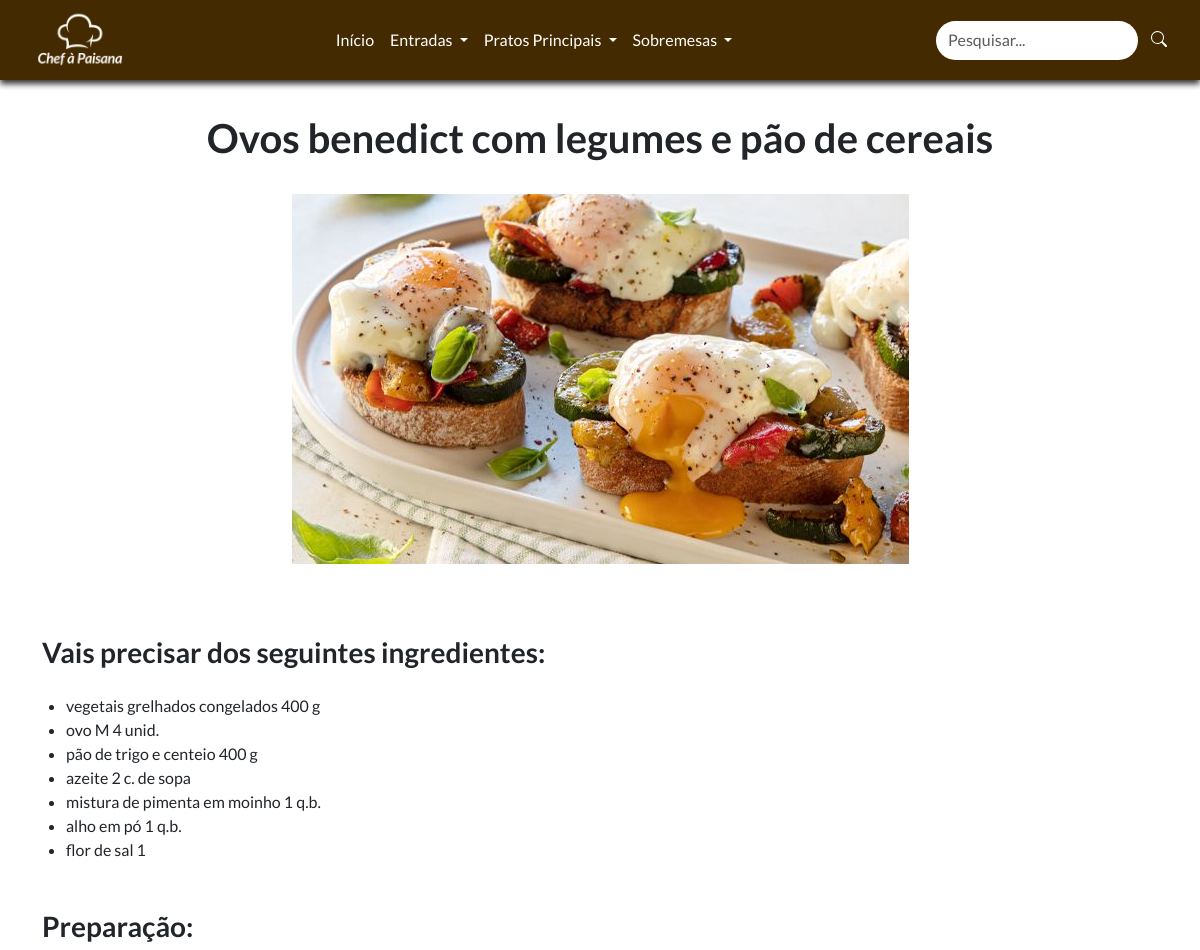
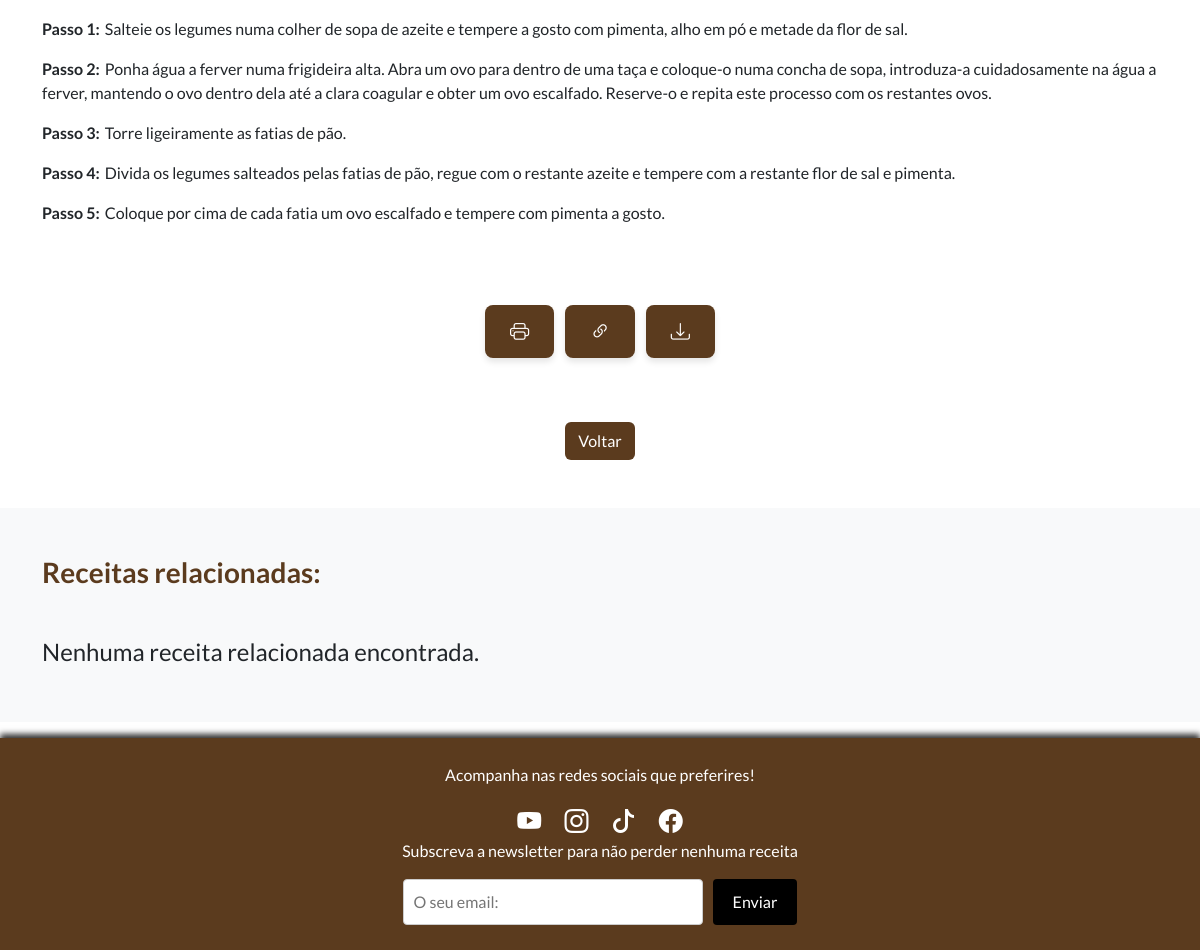
The page /receita.php?id=13 on the database as committed earlier (2 pictures, top to bottom).
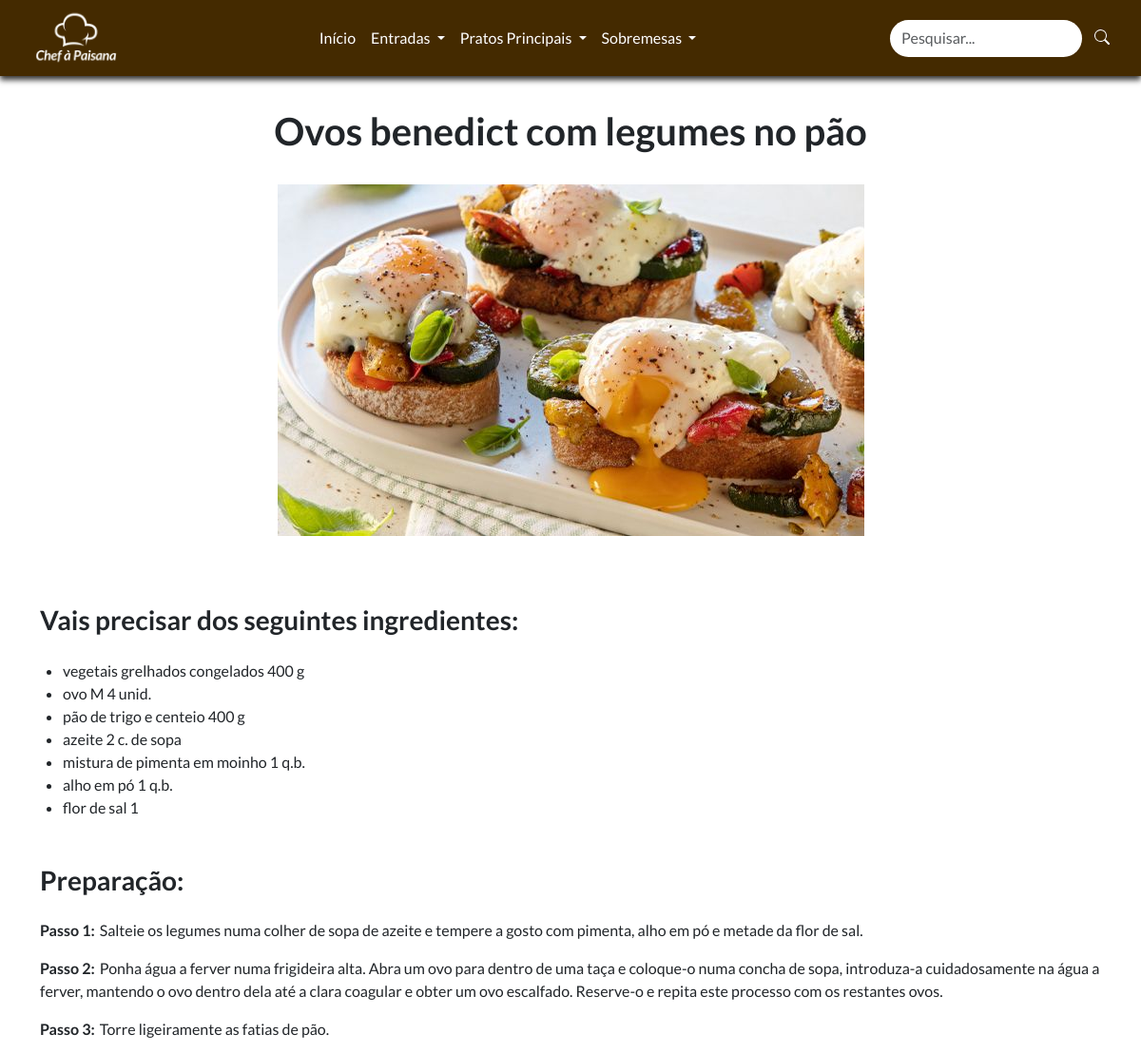
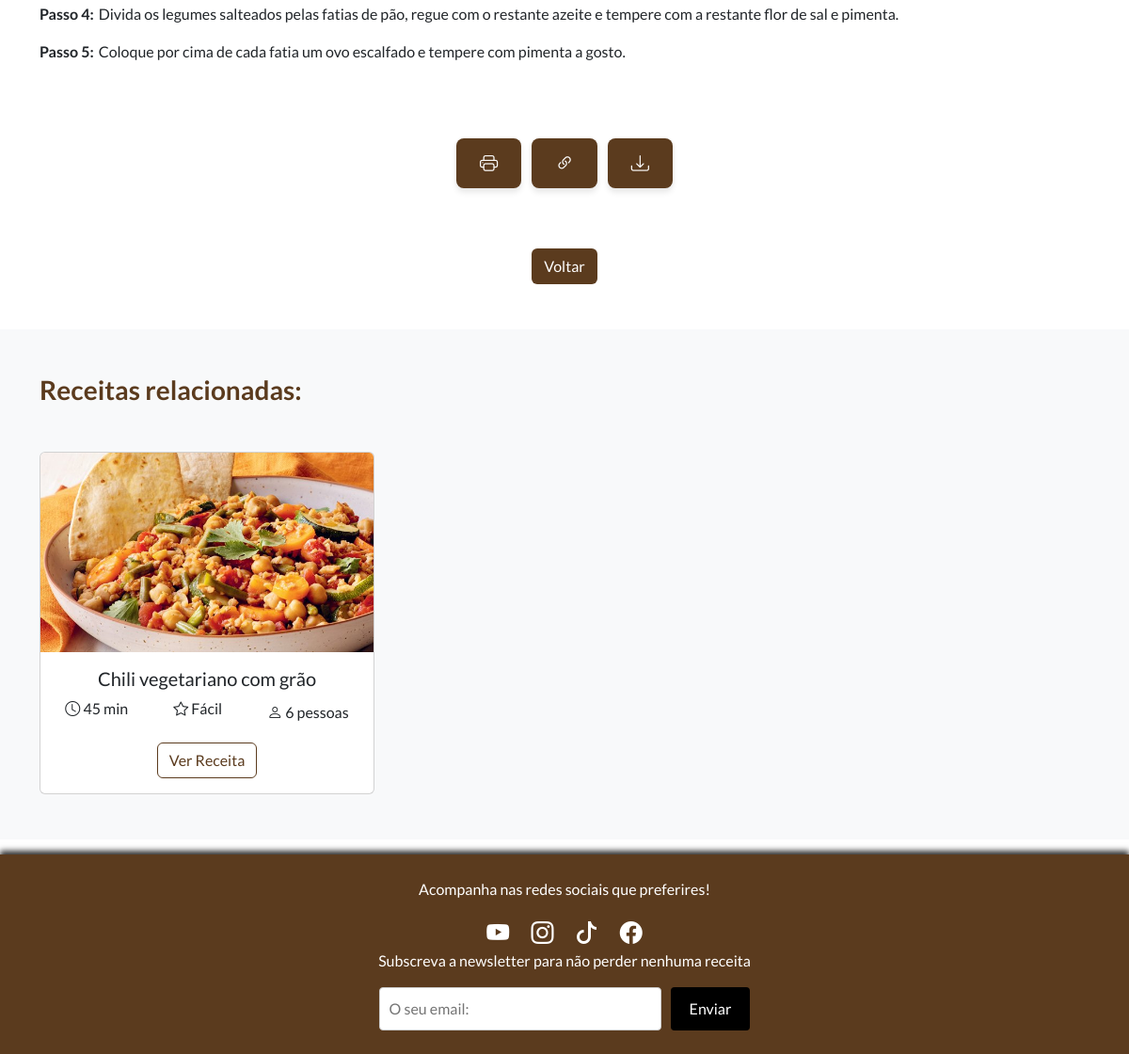
The same page on the database as committed later (2 pictures, top to bottom).
### tables this page shows
CREATE TABLE IF NOT EXISTS `receitas` (
  `id` int(11) unsigned NOT NULL AUTO_INCREMENT,
  `imagem` varchar(128) DEFAULT NULL,
  `titulo` varchar(50) DEFAULT NULL,
  `ingredientes` text DEFAULT NULL,
  `temp_prep` int(11) DEFAULT NULL,
  `preparacao` longtext DEFAULT NULL,
  `dificuldade` varchar(50) DEFAULT NULL,
  `n_pessoas` int(11) DEFAULT NULL,
  `tipo_receita` varchar(50) DEFAULT NULL,
  PRIMARY KEY (`id`)
);

### receita.php (the view, shortened to what the changed rows need)
<?php
$user ='projeto';
$pass = 'web';
$database = 'projetoweb';
try{
  $dbh = new PDO('mysql:host=localhost:3307;charset=utf8;dbname='.$database, $user, $pass);
}catch(PDOException $e){
  echo $e;
}
$id = isset($_GET['id']) ? intval($_GET['id']) : 0;
$sql = 'SELECT * FROM receitas WHERE id = :id';
$stmt = $dbh->prepare($sql);
$stmt->execute([':id' => $id]);
$receita = $stmt->fetch(PDO::FETCH_ASSOC);
$tipoReceitaAtual = $receita['tipo_receita'];
$sqlRelacionadas = 'SELECT * FROM receitas WHERE tipo_receita = :tipo_receita AND id != :id LIMIT 3';
$stmtRelacionadas = $dbh->prepare($sqlRelacionadas);
$stmtRelacionadas->execute([':tipo_receita' => $tipoReceitaAtual, ':id' => $receita['id']]);
$receitasRelacionadas = $stmtRelacionadas->fetchAll(PDO::FETCH_ASSOC);
?>
<!DOCTYPE html>
<html lang="pt">
<head>
    <?php require ('includes/linkscss.php') ?>
</head>
<body>
<?php require ('includes/header.php') ?>
<div id="parteImprimir" class="container mt-4 mb-5">
    <div class="text-center">
        <h1 class="fw-bold" style="margin-top: 90px"><?php echo $receita['titulo']; ?></h1>
        <img src="imgs/<?php echo $receita['imagem']; ?>" alt="<?php echo $receita['titulo']; ?>" class="img-fluid my-4">
        <h3 style="text-align: left" class="fw-bold mt-5 mb-4">Vais precisar dos seguintes ingredientes:</h3>
        <ul class="list-group ms-4">
            <?php
            $ingredientes = explode(',', $receita['ingredientes']);
            foreach ($ingredientes as $ingrediente): ?>
                <li style="text-align: left"><?php echo trim($ingrediente); ?></li>
            <?php endforeach; ?>
        </ul>
        <h3 style="text-align: left" class="fw-bold mt-5 mb-4">Preparação:</h3>
        <div>
            <?php
            $preparacao = explode(';', $receita['preparacao']);
            foreach ($preparacao as $preparacao):
                preg_match('/(Passo \d+:)(.*)/', $preparacao, $matches);
                ?>
                <p style="text-align: left">
                    <strong><?php echo htmlspecialchars($matches[1]); ?></strong><span style="margin-left: 5px;"></span><?php echo htmlspecialchars(trim($matches[2])); ?>
                </p>
            <?php endforeach; ?>
        </div>
    </div>
</div>
        <section class="bg-light py-5">
            <div class="container">
                <div class="row g-4">
                    <?php if (!empty($receitasRelacionadas)): ?>
                    <?php foreach ($receitasRelacionadas as $receitaRelacionada): ?>
                    <div class="col-md-4">
                        <div class="card">
                            <img src="imgs/<?php echo $receitaRelacionada['imagem']; ?>" class="card-img-top" alt="<?php echo $receitaRelacionada['titulo']; ?>">
                            <div class="card-body text-center">
                                <h5 class="card-title"><?php echo $receitaRelacionada['titulo']; ?></h5>
                                <div class="d-flex justify-content-center align-items-center mb-3">
                                    <div class="me-5 mb-2"><i class="bi bi-clock"></i> <?php echo $receitaRelacionada['temp_prep']; ?> min</div>
                                    <div class="me-5 mb-2"><i class="bi bi-star"></i> <?php echo $receitaRelacionada['dificuldade']; ?></div>
                                    <div><i class="bi bi-person"></i> <?php echo $receitaRelacionada['n_pessoas']; ?> pessoas</div>
                                </div>
                                <a href="receita.php?id=<?php echo $receitaRelacionada['id']; ?>" class="btn"
                                    style="border: 1px solid #5b3b1e; color: #5b3b1e; background-color: transparent;"
                                    onmouseover="this.style.backgroundColor='#5b3b1e'; this.style.color='white';"
                                    onmouseout="this.style.backgroundColor='transparent'; this.style.color='#5b3b1e';">
                                    Ver Receita
                                </a>
                            </div>
                        </div>
                    </div>
                    <?php endforeach; ?>
                    <?php else: ?>
                    <h4>Nenhuma receita relacionada encontrada.</h4>
                    <?php endif; ?>
                </div>
            </div>
        </section>
<?php require ('includes/footer.php') ?>
</body>
</html>

Rows that differ between the two databases and show on the page:
changed receitas "vegetais grelhados congelados 400 g": titulo "Ovos benedict com legumes e pão de cereais" → "Ovos benedict com legumes no pão"
added receitas: imagem (picture), titulo "Chili vegetariano com grão", temp_prep "45", dificuldade "Fácil", n_pessoas "6"
Other text that changed with them:
text no longer shown: "Nenhuma receita relacionada encontrada."
